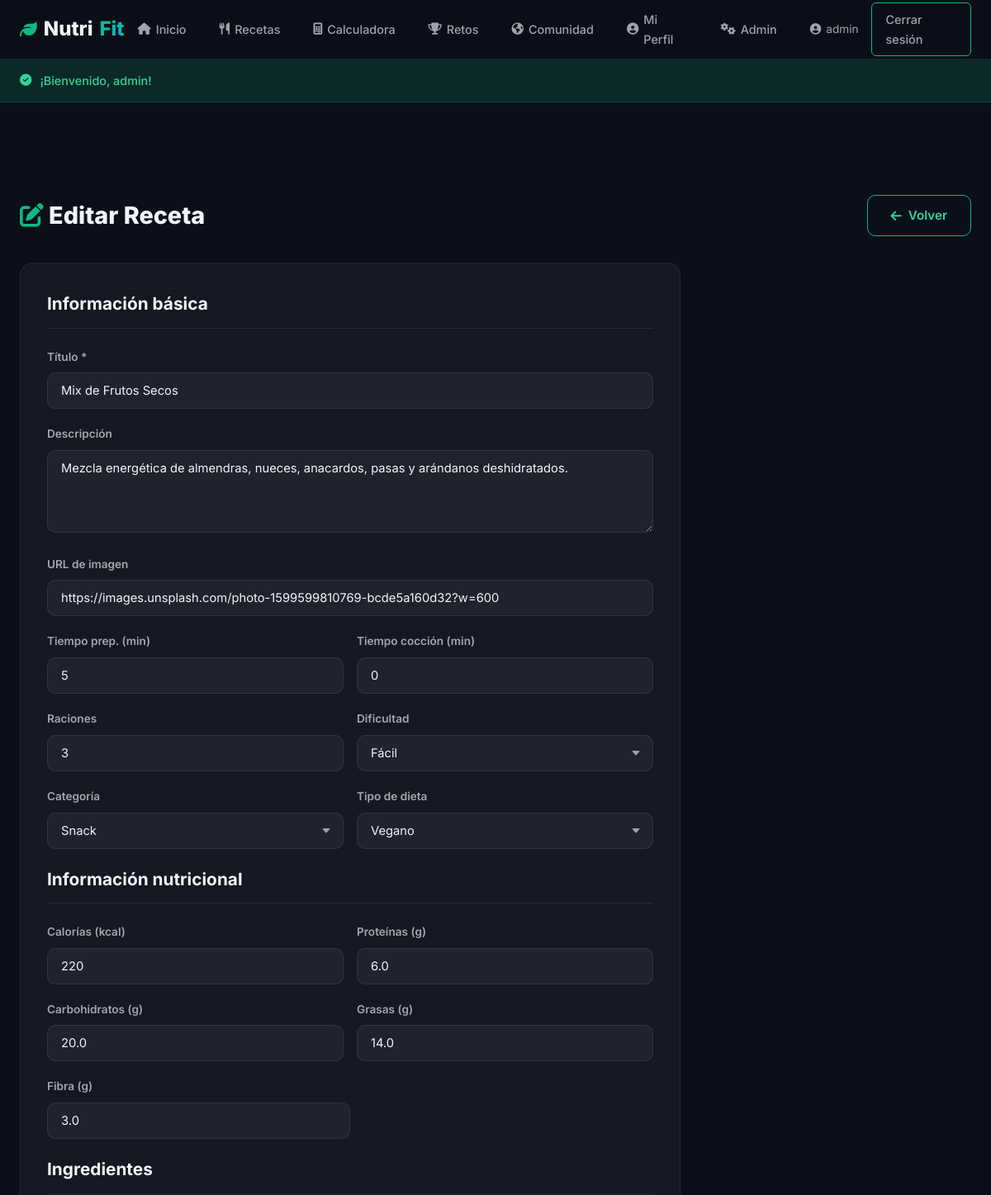
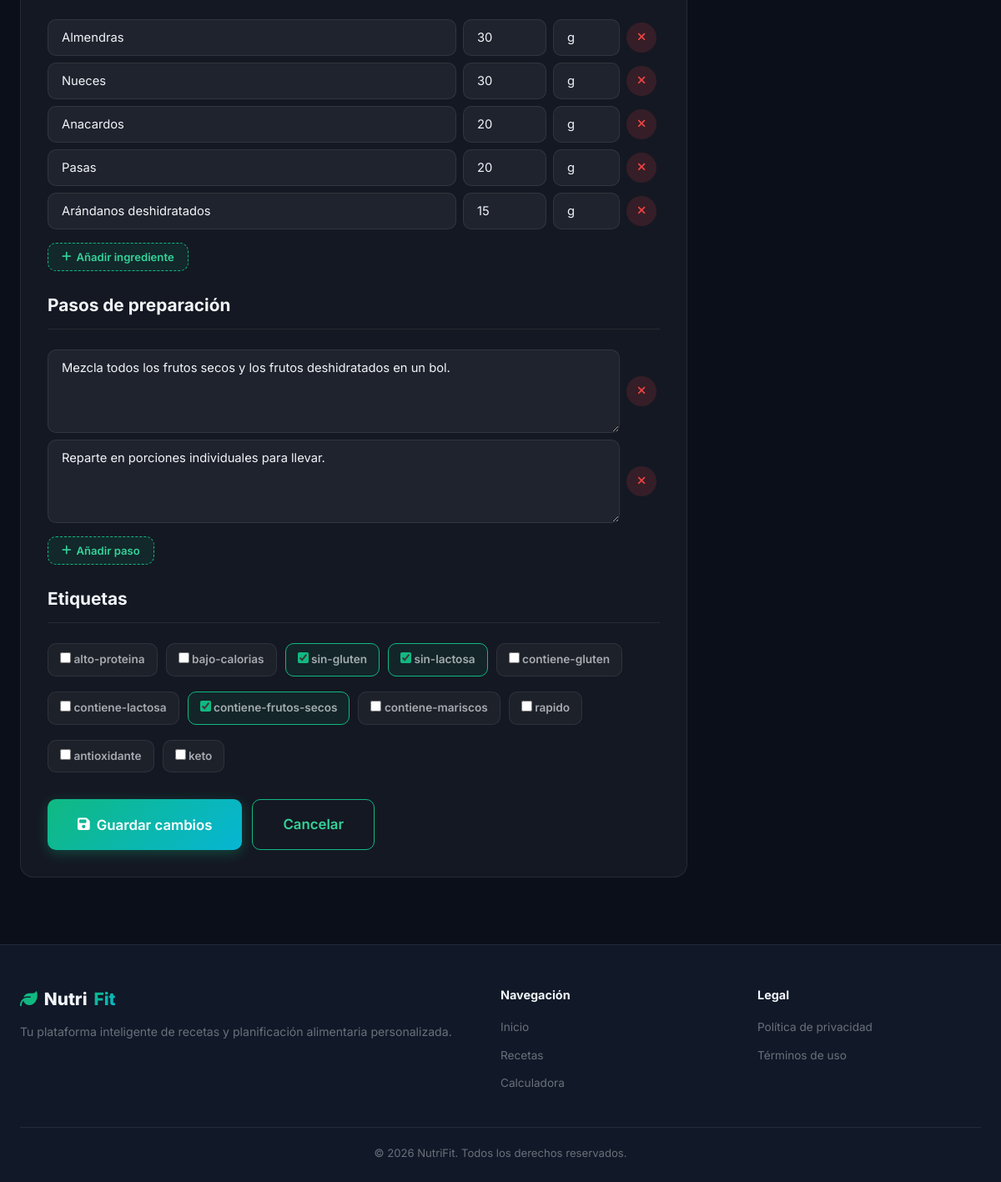
Screenshot of /admin/recipe_form.php?id=47 (signed in) with the database file from the repository (2 pictures, top to bottom).
### tables this page shows
CREATE TABLE recipes (
    id INT AUTO_INCREMENT PRIMARY KEY,
    title VARCHAR(200) NOT NULL,
    description TEXT,
    image_url VARCHAR(500) DEFAULT '',
    prep_time INT DEFAULT 0 COMMENT 'minutes',
    cook_time INT DEFAULT 0 COMMENT 'minutes',
    servings INT DEFAULT 1,
    difficulty ENUM('facil', 'media', 'dificil') DEFAULT 'facil',
    category ENUM('desayuno', 'comida', 'cena', 'snack') DEFAULT 'comida',
    diet_type ENUM('omnivoro', 'vegetariano', 'vegano') DEFAULT 'omnivoro',
    calories INT DEFAULT 0,
    protein DECIMAL(6,1) DEFAULT 0,
    carbs DECIMAL(6,1) DEFAULT 0,
    fat DECIMAL(6,1) DEFAULT 0,
    fiber DECIMAL(6,1) DEFAULT 0,
    created_at TIMESTAMP DEFAULT CURRENT_TIMESTAMP
);

CREATE TABLE recipe_ingredients (
    id INT AUTO_INCREMENT PRIMARY KEY,
    recipe_id INT NOT NULL,
    ingredient_name VARCHAR(150) NOT NULL,
    quantity VARCHAR(50) DEFAULT '',
    unit VARCHAR(30) DEFAULT '',
    FOREIGN KEY (recipe_id) REFERENCES recipes(id) ON DELETE CASCADE
);

CREATE TABLE recipe_steps (
    id INT AUTO_INCREMENT PRIMARY KEY,
    recipe_id INT NOT NULL,
    step_number INT NOT NULL,
    instruction TEXT NOT NULL,
    FOREIGN KEY (recipe_id) REFERENCES recipes(id) ON DELETE CASCADE
);

### includes/functions.php (called while the page is built, shortened)
<?php
function sanitize($str) {
    return htmlspecialchars(trim($str), ENT_QUOTES, 'UTF-8');
}
function getRecipeById($id) {
    $db = getDB();
    $stmt = $db->prepare("SELECT * FROM recipes WHERE id = :id");
    $stmt->execute([':id' => $id]);
    return $stmt->fetch();
}
function getRecipeIngredients($recipeId) {
    $db = getDB();
    $stmt = $db->prepare("SELECT * FROM recipe_ingredients WHERE recipe_id = :id ORDER BY id");
    $stmt->execute([':id' => $recipeId]);
    return $stmt->fetchAll();
}
function getRecipeSteps($recipeId) {
    $db = getDB();
    $stmt = $db->prepare("SELECT * FROM recipe_steps WHERE recipe_id = :id ORDER BY step_number");
    $stmt->execute([':id' => $recipeId]);
    return $stmt->fetchAll();
}
function getRecipeTags($recipeId) {
    $db = getDB();
    $stmt = $db->prepare("SELECT tag FROM recipe_tags WHERE recipe_id = :id");
    $stmt->execute([':id' => $recipeId]);
    return $stmt->fetchAll(PDO::FETCH_COLUMN);
}

### admin/recipe_form.php (the view, shortened to what this page needs)
<?php
require_once __DIR__ . '/../includes/functions.php';
$editing = false;
$recipe = [
    'title' => '', 'description' => '', 'image_url' => '',
    'prep_time' => '', 'cook_time' => '', 'servings' => 1,
    'difficulty' => 'facil', 'category' => 'comida', 'diet_type' => 'omnivoro',
    'calories' => '', 'protein' => '', 'carbs' => '', 'fat' => '', 'fiber' => ''
];
$ingredients = [];
$steps = [];
$tags = [];
if (!empty($_GET['id'])) {
    $editing = true;
    $recipe = getRecipeById(intval($_GET['id']));
    $ingredients = getRecipeIngredients($recipe['id']);
    $steps = getRecipeSteps($recipe['id']);
    $tags = getRecipeTags($recipe['id']);
}
include __DIR__ . '/../includes/header.php';
?>
<div class="admin-page">
    <div class="container">
        <div class="admin-header">
            <h1><i class="fas fa-<?= $editing ? 'edit' : 'plus-circle' ?>" style="color:var(--accent)"></i> <?= $editing ? 'Editar Receta' : 'Nueva Receta' ?></h1>
            <a href="recipes.php" class="btn btn-outline"><i class="fas fa-arrow-left"></i> Volver</a>
        </div>
        <form method="POST" class="admin-form">
            <h2>Información básica</h2>
            <div class="form-group">
                <label for="title">Título *</label>
                <input type="text" name="title" id="title" value="<?= sanitize($recipe['title']) ?>" required>
            </div>
            <div class="form-group">
                <label for="description">Descripción</label>
                <textarea name="description" id="description" rows="3"><?= sanitize($recipe['description']) ?></textarea>
            </div>
            <div class="form-group">
                <label for="image_url">URL de imagen</label>
                <input type="url" name="image_url" id="image_url" value="<?= sanitize($recipe['image_url']) ?>" placeholder="https://...">
            </div>
            <div class="form-row">
                <div class="form-group">
                    <label for="prep_time">Tiempo prep. (min)</label>
                    <input type="number" name="prep_time" id="prep_time" value="<?= $recipe['prep_time'] ?>" min="0">
                </div>
                <div class="form-group">
                    <label for="cook_time">Tiempo cocción (min)</label>
                    <input type="number" name="cook_time" id="cook_time" value="<?= $recipe['cook_time'] ?>" min="0">
                </div>
            </div>
            <div class="form-row">
                <div class="form-group">
                    <label for="servings">Raciones</label>
                    <input type="number" name="servings" id="servings" value="<?= $recipe['servings'] ?>" min="1">
                </div>
                <div class="form-group">
                    <label for="difficulty">Dificultad</label>
                    <select name="difficulty" id="difficulty">
                        <option value="facil" <?= $recipe['difficulty'] === 'facil' ? 'selected' : '' ?>>Fácil</option>
                    </select>
                </div>
            </div>
            <div class="form-row">
                <div class="form-group">
                    <label for="category">Categoría</label>
                    <select name="category" id="category">
                        <option value="snack" <?= $recipe['category'] === 'snack' ? 'selected' : '' ?>>Snack</option>
                    </select>
                </div>
                <div class="form-group">
                    <label for="diet_type">Tipo de dieta</label>
                    <select name="diet_type" id="diet_type">
                        <option value="vegano" <?= $recipe['diet_type'] === 'vegano' ? 'selected' : '' ?>>Vegano</option>
                    </select>
                </div>
            </div>
            <h2>Información nutricional</h2>
            <div class="form-row">
                <div class="form-group">
                    <label for="calories">Calorías (kcal)</label>
                    <input type="number" name="calories" id="calories" value="<?= $recipe['calories'] ?>" min="0">
                </div>
                <div class="form-group">
                    <label for="protein">Proteínas (g)</label>
                    <input type="number" name="protein" id="protein" value="<?= $recipe['protein'] ?>" min="0" step="0.1">
                </div>
            </div>
            <div class="form-row">
                <div class="form-group">
                    <label for="carbs">Carbohidratos (g)</label>
                    <input type="number" name="carbs" id="carbs" value="<?= $recipe['carbs'] ?>" min="0" step="0.1">
                </div>
                <div class="form-group">
                    <label for="fat">Grasas (g)</label>
                    <input type="number" name="fat" id="fat" value="<?= $recipe['fat'] ?>" min="0" step="0.1">
                </div>
            </div>
            <div class="form-group" style="max-width:50%">
                <label for="fiber">Fibra (g)</label>
                <input type="number" name="fiber" id="fiber" value="<?= $recipe['fiber'] ?>" min="0" step="0.1">
            </div>
            <h2>Ingredientes</h2>
            <div class="dynamic-list">
                <div class="items-container">
                    <?php if (!empty($ingredients)):
                        foreach ($ingredients as $i => $ing): ?>
                        <div class="item-row">
                            <input type="text" name="ingredients[<?= $i ?>][name]" value="<?= sanitize($ing['ingredient_name']) ?>" placeholder="Ingrediente" required>
                            <input type="text" name="ingredients[<?= $i ?>][quantity]" value="<?= sanitize($ing['quantity']) ?>" placeholder="Cantidad">
                            <input type="text" name="ingredients[<?= $i ?>][unit]" value="<?= sanitize($ing['unit']) ?>" placeholder="Unidad">
                            <button type="button" class="remove-btn" onclick="this.parentElement.remove()"><i class="fas fa-times"></i></button>
                        </div>
                    <?php endforeach; endif; ?>
                </div>
                <button type="button" class="add-item-btn add-ingredient-btn"><i class="fas fa-plus"></i> Añadir ingrediente</button>
            </div>
            <h2 style="margin-top:24px">Pasos de preparación</h2>
            <div class="dynamic-list">
                <div class="items-container">
                    <?php if (!empty($steps)):
                        foreach ($steps as $i => $step): ?>
                        <div class="item-row" style="grid-template-columns: 1fr 40px;">
                            <textarea name="steps[<?= $i ?>]" placeholder="Paso <?= $i + 1 ?>..." rows="2" required><?= sanitize($step['instruction']) ?></textarea>
                            <button type="button" class="remove-btn" onclick="this.parentElement.remove()"><i class="fas fa-times"></i></button>
                        </div>
                    <?php endforeach; endif; ?>
                </div>
                <button type="button" class="add-item-btn add-step-btn"><i class="fas fa-plus"></i> Añadir paso</button>
            </div>
            <h2 style="margin-top:24px">Etiquetas</h2>
            <div class="form-group">
                <div class="checkbox-group">
                    <?php
                    $allTags = ['alto-proteina','bajo-calorias','sin-gluten','sin-lactosa','contiene-gluten','contiene-lactosa','contiene-frutos-secos','contiene-mariscos','rapido','antioxidante','keto'];
                    foreach ($allTags as $t): ?>
                        <label class="checkbox-item">
                            <input type="checkbox" name="tags[]" value="<?= $t ?>" <?= in_array($t, $tags) ? 'checked' : '' ?>>
                            <?= $t ?>
                        </label>
                    <?php endforeach; ?>
                </div>
            </div>
            <div style="display:flex;gap:12px;margin-top:24px">
                <button type="submit" class="btn btn-primary btn-lg">
                    <i class="fas fa-save"></i> <?= $editing ? 'Guardar cambios' : 'Crear receta' ?>
                </button>
                <a href="recipes.php" class="btn btn-outline btn-lg">Cancelar</a>
            </div>
        </form>
    </div>
</div>
<?php include __DIR__ . '/../includes/footer.php'; ?>

### rows the page displays
recipes: title "Mix de Frutos Secos", description "Mezcla energética de almendras, nueces, anacardos, pasas y arándanos deshidratados.", image_url "https://images.unsplash.com/photo-1599599810769-bcde5a160d32?w=600", prep_time "5", cook_time "0", servings "3", difficulty "Fácil", category "Snack", diet_type "Vegano", calories "220", protein "6.0", carbs "20.0", fat "14.0", fiber "3.0"
recipe_ingredients: ingredient_name "Almendras", quantity "30", unit "g"
recipe_ingredients: ingredient_name "Nueces", quantity "30", unit "g"
recipe_ingredients: ingredient_name "Anacardos", quantity "20", unit "g"
recipe_ingredients: ingredient_name "Pasas", quantity "20", unit "g"
recipe_ingredients: ingredient_name "Arándanos deshidratados", quantity "15", unit "g"
recipe_steps: instruction "Mezcla todos los frutos secos y los frutos deshidratados en un bol."
recipe_steps: instruction "Reparte en porciones individuales para llevar."

### other values shown
$_SESSION['username'] "admin"
$flash['message'] "¡Bienvenido, admin!"
$t "alto-proteina"
$t "bajo-calorias"
$t "sin-gluten"
$t "sin-lactosa"
$t "contiene-gluten"
$t "contiene-lactosa"
$t "contiene-frutos-secos"
$t "contiene-mariscos"
$t "rapido"
$t "antioxidante"
$t "keto"
